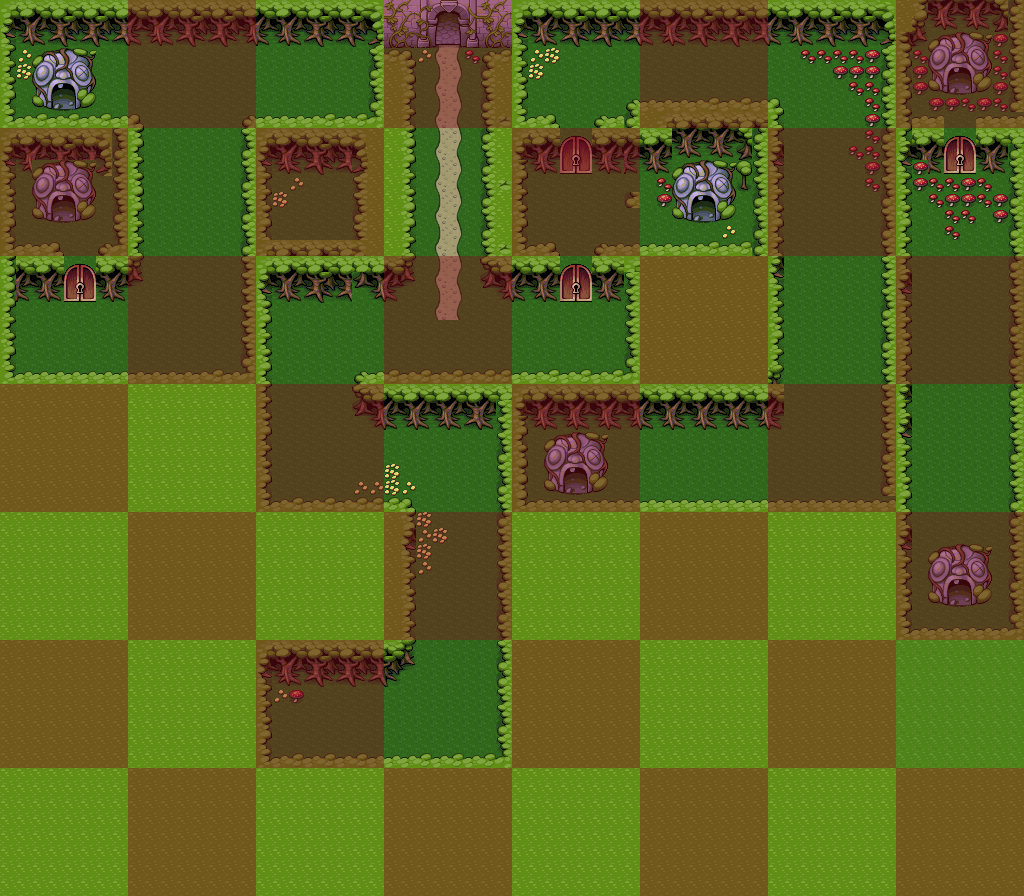

The image is a tile-based game level rendered from a .tmx file. Its description and source (layers, tilesets, objects; grid data summarised) follow:
An orthogonal 64x56 tile map with 16x16 px tiles, 2 tile layers (background, grid) and 10 objects (3x NPC, 3x Gateway, 3x Comment, Item).

<map version="1.0" orientation="orthogonal" width="64" height="56" tilewidth="16" tileheight="16">
 <properties>
  <property name="ambient" value="butterfly" />
 </properties>
 <tileset firstgid="1" name="forest" tilewidth="16" tileheight="16">
  <image source="forest.png" width="128" height="272" />
  <tile id="2">
   <properties>
    <property name="wall" value="" />
   </properties>
  </tile>
  <tile id="3">
   <properties>
    <property name="wall" value="" />
   </properties>
  </tile>
  <tile id="4">
   <properties>
    <property name="wall" value="" />
   </properties>
  </tile>
  <tile id="5">
   <properties>
    <property name="wall" value="" />
   </properties>
  </tile>
  <tile id="6">
   <properties>
    <property name="wall" value="" />
   </properties>
  </tile>
  <tile id="7">
   <properties>
    <property name="wall" value="" />
   </properties>
  </tile>
  <tile id="8">
   <properties>
    <property name="wall" value="" />
   </properties>
  </tile>
  <tile id="9">
   <properties>
    <property name="wall" value="" />
   </properties>
  </tile>
  <tile id="10">
   <properties>
    <property name="wall" value="" />
   </properties>
  </tile>
  <tile id="11">
   <properties>
    <property name="wall" value="" />
   </properties>
  </tile>
  <tile id="12">
   <properties>
    <property name="wall" value="" />
   </properties>
  </tile>
  <tile id="13">
   <properties>
    <property name="wall" value="" />
   </properties>
  </tile>
  <tile id="14">
   <properties>
    <property name="wall" value="" />
   </properties>
  </tile>
  <tile id="15">
   <properties>
    <property name="wall" value="" />
   </properties>
  </tile>
  <tile id="16">
   <properties>
    <property name="wall" value="" />
   </properties>
  </tile>
  <tile id="17">
   <properties>
    <property name="wall" value="" />
   </properties>
  </tile>
  <tile id="19">
   <properties>
    <property name="path" value="" />
   </properties>
  </tile>
  <tile id="20">
   <properties>
    <property name="path" value="" />
   </properties>
  </tile>
  <tile id="21">
   <properties>
    <property name="path" value="" />
   </properties>
  </tile>
  <tile id="22">
   <properties>
    <property name="path" value="" />
   </properties>
  </tile>
  <tile id="23">
   <properties>
    <property name="path" value="" />
   </properties>
  </tile>
  <tile id="24">
   <properties>
    <property name="path" value="" />
   </properties>
  </tile>
  <tile id="25">
   <properties>
    <property name="wall" value="" />
   </properties>
  </tile>
  <tile id="26">
   <properties>
    <property name="path" value="" />
   </properties>
  </tile>
  <tile id="27">
   <properties>
    <property name="path" value="" />
   </properties>
  </tile>
  <tile id="28">
   <properties>
    <property name="path" value="" />
   </properties>
  </tile>
  <tile id="29">
   <properties>
    <property name="path" value="" />
   </properties>
  </tile>
  <tile id="30">
   <properties>
    <property name="path" value="" />
   </properties>
  </tile>
  <tile id="31">
   <properties>
    <property name="wall" value="" />
   </properties>
  </tile>
  <tile id="32">
   <properties>
    <property name="wall" value="" />
   </properties>
  </tile>
  <tile id="33">
   <properties>
    <property name="wall" value="" />
   </properties>
  </tile>
  <tile id="34">
   <properties>
    <property name="wall" value="" />
   </properties>
  </tile>
  <tile id="35">
   <properties>
    <property name="wall" value="" />
   </properties>
  </tile>
  <tile id="36">
   <properties>
    <property name="wall" value="" />
   </properties>
  </tile>
  <tile id="37">
   <properties>
    <property name="path" value="" />
   </properties>
  </tile>
  <tile id="38">
   <properties>
    <property name="path" value="" />
   </properties>
  </tile>
  <tile id="39">
   <properties>
    <property name="wall" value="" />
   </properties>
  </tile>
  <tile id="40">
   <properties>
    <property name="wall" value="" />
   </properties>
  </tile>
  <tile id="41">
   <properties>
    <property name="wall" value="" />
   </properties>
  </tile>
  <tile id="42">
   <properties>
    <property name="wall" value="" />
   </properties>
  </tile>
  <tile id="43">
   <properties>
    <property name="wall" value="" />
   </properties>
  </tile>
  <tile id="44">
   <properties>
    <property name="path" value="" />
   </properties>
  </tile>
  <tile id="45">
   <properties>
    <property name="path" value="" />
   </properties>
  </tile>
  <tile id="46">
   <properties>
    <property name="path" value="" />
   </properties>
  </tile>
  <tile id="47">
   <properties>
    <property name="path" value="" />
   </properties>
  </tile>
  <tile id="48">
   <properties>
    <property name="wall" value="" />
   </properties>
  </tile>
  <tile id="49">
   <properties>
    <property name="wall" value="" />
   </properties>
  </tile>
  <tile id="50">
   <properties>
    <property name="wall" value="" />
   </properties>
  </tile>
  <tile id="51">
   <properties>
    <property name="wall" value="" />
   </properties>
  </tile>
  <tile id="52">
   <properties>
    <property name="path" value="" />
   </properties>
  </tile>
  <tile id="53">
   <properties>
    <property name="wall" value="" />
   </properties>
  </tile>
  <tile id="54">
   <properties>
    <property name="wall" value="" />
   </properties>
  </tile>
  <tile id="58">
   <properties>
    <property name="obstacle" value="" />
   </properties>
  </tile>
  <tile id="59">
   <properties>
    <property name="obstacle" value="" />
   </properties>
  </tile>
  <tile id="60">
   <properties>
    <property name="obstacle" value="" />
   </properties>
  </tile>
  <tile id="63">
   <properties>
    <property name="obstacle" value="" />
   </properties>
  </tile>
  <tile id="64">
   <properties>
    <property name="wall" value="" />
   </properties>
  </tile>
  <tile id="65">
   <properties>
    <property name="wall" value="" />
   </properties>
  </tile>
  <tile id="66">
   <properties>
    <property name="wall" value="" />
   </properties>
  </tile>
  <tile id="67">
   <properties>
    <property name="wall" value="" />
   </properties>
  </tile>
  <tile id="68">
   <properties>
    <property name="wall" value="" />
   </properties>
  </tile>
  <tile id="69">
   <properties>
    <property name="wall" value="" />
   </properties>
  </tile>
  <tile id="70">
   <properties>
    <property name="wall" value="" />
   </properties>
  </tile>
  <tile id="71">
   <properties>
    <property name="obstacle" value="" />
   </properties>
  </tile>
  <tile id="72">
   <properties>
    <property name="wall" value="" />
   </properties>
  </tile>
  <tile id="73">
   <properties>
    <property name="wall" value="" />
   </properties>
  </tile>
  <tile id="74">
   <properties>
    <property name="wall" value="" />
   </properties>
  </tile>
  <tile id="75">
   <properties>
    <property name="wall" value="" />
   </properties>
  </tile>
  <tile id="76">
   <properties>
    <property name="wall" value="" />
   </properties>
  </tile>
  <tile id="77">
   <properties>
    <property name="wall" value="" />
   </properties>
  </tile>
  <tile id="78">
   <properties>
    <property name="wall" value="" />
   </properties>
  </tile>
  <tile id="79">
   <properties>
    <property name="wall" value="" />
   </properties>
  </tile>
  <tile id="80">
   <properties>
    <property name="wall" value="" />
   </properties>
  </tile>
  <tile id="81">
   <properties>
    <property name="wall" value="" />
   </properties>
  </tile>
  <tile id="82">
   <properties>
    <property name="wall" value="" />
   </properties>
  </tile>
  <tile id="83">
   <properties>
    <property name="wall" value="" />
   </properties>
  </tile>
  <tile id="84">
   <properties>
    <property name="wall" value="" />
   </properties>
  </tile>
  <tile id="85">
   <properties>
    <property name="wall" value="" />
   </properties>
  </tile>
  <tile id="86">
   <properties>
    <property name="wall" value="" />
   </properties>
  </tile>
  <tile id="87">
   <properties>
    <property name="wall" value="" />
   </properties>
  </tile>
  <tile id="88">
   <properties>
    <property name="obstacle" value="" />
   </properties>
  </tile>
  <tile id="89">
   <properties>
    <property name="obstacle" value="" />
   </properties>
  </tile>
  <tile id="90">
   <properties>
    <property name="obstacle" value="" />
   </properties>
  </tile>
  <tile id="91">
   <properties>
    <property name="obstacle" value="" />
   </properties>
  </tile>
  <tile id="92">
   <properties>
    <property name="obstacle" value="" />
   </properties>
  </tile>
  <tile id="93">
   <properties>
    <property name="obstacle" value="" />
   </properties>
  </tile>
  <tile id="94">
   <properties>
    <property name="obstacle" value="" />
   </properties>
  </tile>
  <tile id="95">
   <properties>
    <property name="obstacle" value="" />
   </properties>
  </tile>
  <tile id="96">
   <properties>
    <property name="obstacle" value="" />
   </properties>
  </tile>
  <tile id="97">
   <properties>
    <property name="obstacle" value="" />
   </properties>
  </tile>
  <tile id="98">
   <properties>
    <property name="obstacle" value="" />
   </properties>
  </tile>
  <tile id="99">
   <properties>
    <property name="obstacle" value="" />
   </properties>
  </tile>
  <tile id="100">
   <properties>
    <property name="obstacle" value="" />
   </properties>
  </tile>
  <tile id="101">
   <properties>
    <property name="obstacle" value="" />
   </properties>
  </tile>
  <tile id="102">
   <properties>
    <property name="obstacle" value="" />
   </properties>
  </tile>
  <tile id="103">
   <properties>
    <property name="obstacle" value="" />
   </properties>
  </tile>
  <tile id="104">
   <properties>
    <property name="door" value="" />
   </properties>
  </tile>
  <tile id="105">
   <properties>
    <property name="door" value="" />
   </properties>
  </tile>
  <tile id="112">
   <properties>
    <property name="door" value="" />
   </properties>
  </tile>
  <tile id="113">
   <properties>
    <property name="door" value="" />
   </properties>
  </tile>
  <tile id="120">
   <properties>
    <property name="door" value="" />
   </properties>
  </tile>
  <tile id="121">
   <properties>
    <property name="door" value="" />
   </properties>
  </tile>
  <tile id="128">
   <properties>
    <property name="door" value="" />
   </properties>
  </tile>
  <tile id="129">
   <properties>
    <property name="door" value="" />
   </properties>
  </tile>
 </tileset>
 <layer name="background" width="64" height="56" opacity="0.9">
  <data>[3584 cells, 3584 non-empty, 87 distinct tile ids]</data>
 </layer>
 <layer name="grid" width="64" height="56" opacity="0.43">
  <data>[3584 cells, 1856 non-empty, 2 distinct tile ids]</data>
 </layer>
 <objectgroup name="triggers" width="64" height="56">
  <object name="Sprout1" type="NPC" x="455" y="653" width="32" height="32">
   <properties>
    <property name="id" value="sprout_followMe1" />
    <property name="onTrigger" value="advanceQuestAndRefresh" />
    <property name="quest" value="followSprout1" />
   </properties>
  </object>
  <object name="Sprout3" type="NPC" x="432" y="272" width="32" height="32">
   <properties>
    <property name="id" value="sprout_followMe3" />
    <property name="onTrigger" value="advanceQuestAndRefresh" />
    <property name="quest" value="followSprout3" />
   </properties>
  </object>
  <object name="CastleGate" type="Gateway" x="431" y="11" width="32" height="32">
   <properties>
    <property name="target" value="castle:ForestGate" />
   </properties>
  </object>
  <object name="DungeonGate" type="Gateway" x="675" y="168" width="64" height="64">
   <properties>
    <property name="target" value="dungeon:DungeonGate" />
   </properties>
  </object>
  <object name="Sprout2" type="NPC" x="396" y="418" width="32" height="32">
   <properties>
    <property name="id" value="sprout_followMe2" />
    <property name="onTrigger" value="advanceQuestAndRefresh" />
    <property name="quest" value="followSprout2" />
   </properties>
  </object>
  <object name="Key2" type="Item" x="559" y="321" width="32" height="32">
   <properties>
    <property name="id" value="basic_key" />
    <property name="quest" value="getBread" />
   </properties>
  </object>
  <object name="Game Start" type="Comment" x="288" y="688" width="64" height="64" />
  <object name="door would go here" type="Comment" x="289" y="110" width="64" height="64" />
  <object name="door would go here" type="Comment" x="801" y="371" width="64" height="64" />
  <object name="TempleGate" type="Gateway" x="546" y="52" width="64" height="64">
   <properties>
    <property name="target" value="temple_level1:SpawnPoint" />
   </properties>
  </object>
 </objectgroup>
</map>
